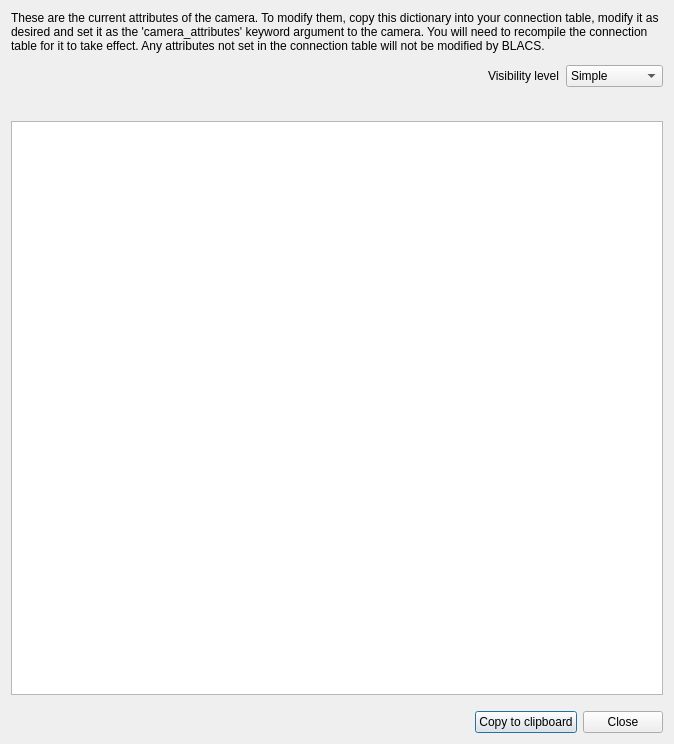
<?xml version="1.0" encoding="UTF-8"?>
<ui version="4.0">
 <class>dialog</class>
 <widget class="QDialog" name="dialog">
  <property name="geometry">
   <rect>
    <x>0</x>
    <y>0</y>
    <width>674</width>
    <height>744</height>
   </rect>
  </property>
  <property name="windowTitle">
   <string>Form</string>
  </property>
  <property name="windowIcon">
   <iconset resource="../../../clones/qtutils/qtutils/icons/icons.qrc">
    <normaloff>:/qtutils/fugue/table-import.png</normaloff>:/qtutils/fugue/table-import.png</iconset>
  </property>
  <layout class="QVBoxLayout" name="verticalLayout">
   <item>
    <widget class="QLabel" name="label">
     <property name="text">
      <string>These are the current attributes of the camera. To modify them, copy this dictionary into your connection table, modify it as desired and set it as the 'camera_attributes' keyword argument to the camera. You will need to recompile the connection table for it to take effect. Any attributes not set in the connection table will not be modified by BLACS.</string>
     </property>
     <property name="wordWrap">
      <bool>true</bool>
     </property>
    </widget>
   </item>
   <item>
    <layout class="QHBoxLayout" name="horizontalLayout_2">
     <property name="topMargin">
      <number>6</number>
     </property>
     <item>
      <spacer name="horizontalSpacer_3">
       <property name="orientation">
        <enum>Qt::Horizontal</enum>
       </property>
       <property name="sizeHint" stdset="0">
        <size>
         <width>40</width>
         <height>20</height>
        </size>
       </property>
      </spacer>
     </item>
     <item>
      <widget class="QLabel" name="label_2">
       <property name="text">
        <string>Visibility level</string>
       </property>
      </widget>
     </item>
     <item>
      <widget class="QComboBox" name="comboBox">
       <item>
        <property name="text">
         <string>Simple</string>
        </property>
        <property name="icon">
         <iconset resource="../../../clones/qtutils/qtutils/icons/icons.qrc">
          <normaloff>:/qtutils/fugue/table.png</normaloff>:/qtutils/fugue/table.png</iconset>
        </property>
       </item>
       <item>
        <property name="text">
         <string>Intermediate</string>
        </property>
        <property name="icon">
         <iconset resource="../../../clones/qtutils/qtutils/icons/icons.qrc">
          <normaloff>:/qtutils/fugue/tables.png</normaloff>:/qtutils/fugue/tables.png</iconset>
        </property>
       </item>
       <item>
        <property name="text">
         <string>Advanced</string>
        </property>
        <property name="icon">
         <iconset resource="../../../clones/qtutils/qtutils/icons/icons.qrc">
          <normaloff>:/qtutils/fugue/tables-stacks.png</normaloff>:/qtutils/fugue/tables-stacks.png</iconset>
        </property>
       </item>
      </widget>
     </item>
    </layout>
   </item>
   <item>
    <layout class="QHBoxLayout" name="horizontalLayout_3">
     <property name="topMargin">
      <number>8</number>
     </property>
     <item>
      <spacer name="horizontalSpacer_2">
       <property name="orientation">
        <enum>Qt::Horizontal</enum>
       </property>
       <property name="sizeHint" stdset="0">
        <size>
         <width>40</width>
         <height>20</height>
        </size>
       </property>
      </spacer>
     </item>
    </layout>
   </item>
   <item>
    <widget class="QPlainTextEdit" name="plainTextEdit">
     <property name="readOnly">
      <bool>true</bool>
     </property>
    </widget>
   </item>
   <item>
    <layout class="QHBoxLayout" name="horizontalLayout">
     <property name="topMargin">
      <number>10</number>
     </property>
     <item>
      <spacer name="horizontalSpacer">
       <property name="orientation">
        <enum>Qt::Horizontal</enum>
       </property>
       <property name="sizeHint" stdset="0">
        <size>
         <width>40</width>
         <height>20</height>
        </size>
       </property>
      </spacer>
     </item>
     <item>
      <widget class="QPushButton" name="pushButton_copy">
       <property name="text">
        <string>Copy to clipboard</string>
       </property>
       <property name="icon">
        <iconset resource="../../../clones/qtutils/qtutils/icons/icons.qrc">
         <normaloff>:/qtutils/fugue/clipboard--arrow.png</normaloff>:/qtutils/fugue/clipboard--arrow.png</iconset>
       </property>
      </widget>
     </item>
     <item>
      <widget class="QPushButton" name="pushButton_2">
       <property name="text">
        <string>Close</string>
       </property>
       <property name="icon">
        <iconset theme="cancel">
         <normaloff>.</normaloff>.</iconset>
       </property>
      </widget>
     </item>
    </layout>
   </item>
  </layout>
 </widget>
 <resources>
  <include location="../../../clones/qtutils/qtutils/icons/icons.qrc"/>
 </resources>
 <connections>
  <connection>
   <sender>pushButton_2</sender>
   <signal>clicked()</signal>
   <receiver>dialog</receiver>
   <slot>accept()</slot>
   <hints>
    <hint type="sourcelabel">
     <x>597</x>
     <y>602</y>
    </hint>
    <hint type="destinationlabel">
     <x>395</x>
     <y>18</y>
    </hint>
   </hints>
  </connection>
 </connections>
</ui>
